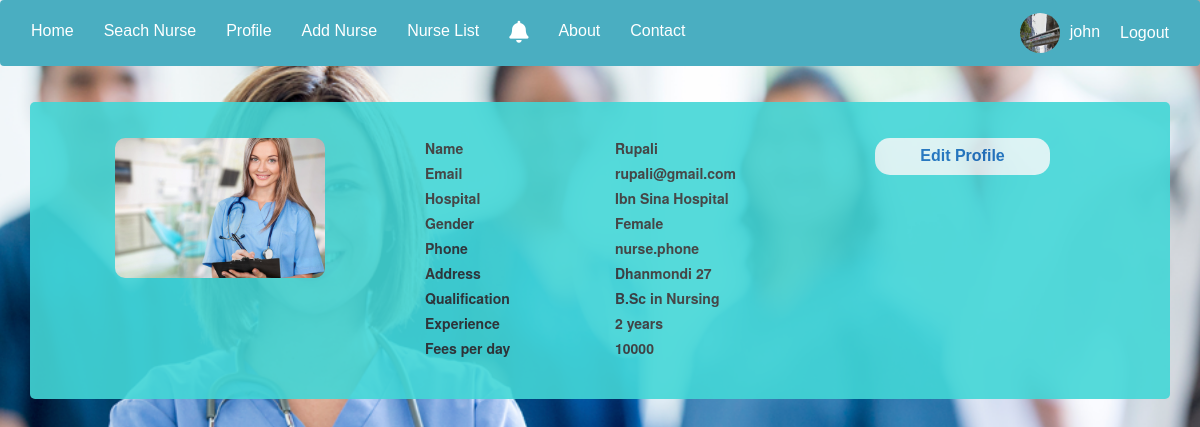
Screenshot of /view_nurse/12/ (signed in) with the database file from the repository.
### account/models.py (models this page shows, shortened)
class Hospital(models.Model):
    user = models.OneToOneField(
        User, blank=True, null=True, on_delete=models.CASCADE)
    name = models.CharField(max_length=200, null=True)
    email = models.CharField(max_length=200, null=True)
    address = models.CharField(max_length=200, null=True)
    phone = models.CharField(max_length=30, null=True)
    register_no = models.CharField(max_length=30, null=True)
    profile_pic = models.ImageField(
        default="default_pic.jpg", null=True, blank=True)
    def __str__(self):
        return self.name

class Nurse(models.Model):
    xp = (
        ('1 year', '1 year'),
        ('2 years', '2 years'),
        ('3+ years', '3+ years')
    )
    work_days = (
        ('Sunday, Monday, Tuesday', 'Sunday, Monday, Tuesday'),
        ('Monday, Tuesday, Wednesday', 'Monday, Tuesday, Wednesday'),
        ('Tuesday, Wednesday, Thrusday', 'Tuesday, Wednesday, Thrusday'),
        ('Friday, Saturday, Sunday', 'Friday, Saturday, Sunday')
    )
    Gender = (
        ('Male', 'Male'),
        ('Female', 'Female')
    )
    Qualification = (
        ('B.Sc in Nursing', 'B.Sc in Nursing'),
        ('Diploma in Nursing', 'Diploma in Nursing')
    )
    hospital = models.ForeignKey(
        Hospital, null=True, on_delete=models.CASCADE)
    name = models.CharField(max_length=200, null=True)
    email = models.CharField(max_length=200, null=True)
    address = models.CharField(max_length=200, null=True)
    phone = models.CharField(max_length=30, null=True)
    gender = models.CharField(max_length=30, null=True, choices=Gender)
    fee_per_day = models.IntegerField(null=True)
    experience = models.CharField(max_length=30, null=True, choices=xp)
    working_days = models.CharField(
        max_length=30, null=True, choices=work_days)
    qualification = models.CharField(
        max_length=30, null=True, choices=Qualification)
    profile_pic = models.ImageField(
        default="default_pic.jpg", null=True, blank=True)

### account/decorators.py (the view)
        def wrapper_func(request, *args, **kwargs):
            group = None
            if request.user.groups.exists():
                group = request.user.groups.all()[0].name
            if group in allowed_roles:
                return view_func(request, *args, **kwargs)
            else:
                return HttpResponse('You are not authorized in the page')

### account/views.py (called while the page is built)
@login_required(login_url='login')
@allowed_users(allowed_roles=['hospital'])
def view_nurse(request, pk):
    nurse = Nurse.objects.get(id=pk)
    context = {'nurse': nurse}
    template = 'users/view_nurse.html'
    return render(request, template, context)

### account/templates/users/view_nurse.html (shortened to what this page needs)
{% extends 'users/main.html' %}
{% block content %}
<div class="container emp-profile">
    <div class="row">
        <div class="col-md-4">
            <div class="profile-img">
                <img src="{{nurse.profile_pic.url}}"alt="" />
            </div>
        </div>
        <div class="col-md-4">
            <div class="profile-head">
                <div class="row">
                    <div class="col-md-6">
                        <label>Name</label>
                    </div>
                    <div class="col-md-6">
                        <label>{{nurse.name}}</label>
                    </div>
                </div>
                <div class="row">
                    <div class="col-md-6">
                        <label>Email</label>
                    </div>
                    <div class="col-md-6">
                        <label>{{nurse.email}}</label>
                    </div>
                </div>
                <div class="row">
                    <div class="col-md-6">
                        <label>Hospital</label>
                    </div>
                    <div class="col-md-6">
                        <label>{{nurse.hospital}}</label>
                    </div>
                </div>
                <div class="row">
                    <div class="col-md-6">
                        <label>Gender</label>
                    </div>
                    <div class="col-md-6">
                        <label>{{nurse.gender}}</label>
                    </div>
                </div>
                <div class="row">
                    <div class="col-md-6">
                        <label>Phone</label>
                    </div>
                    <div class="col-md-6">
                        <label>nurse.phone</label>
                    </div>
                </div>
                <div class="row">
                    <div class="col-md-6">
                        <label>Address</label>
                    </div>
                    <div class="col-md-6">
                        <label>{{nurse.address}}</label>
                    </div>
                </div>
                <div class="row">
                    <div class="col-md-6">
                        <label>Qualification</label>
                    </div>
                    <div class="col-md-6">
                        <label>{{nurse.qualification}}</label>
                    </div>
                </div>
                <div class="row">
                    <div class="col-md-6">
                        <label>Experience</label>
                    </div>
                    <div class="col-md-6">
                        <label>{{nurse.experience}}</label>
                    </div>
                </div>
                <div class="row">
                    <div class="col-md-6">
                        <label>Fees per day</label>
                    </div>
                    <div class="col-md-6">
                        <label>{{nurse.fee_per_day}}</label>
                    </div>
                </div>
            </div>
        </div>
        <div class="col-md-4">
            <a href="{% url 'update_nurse' nurse.id%}"><input type="submit" style="margin-top: 0px"class="profile-edit-btn" name="btnAddMore"
                    value="Edit Profile" /></a>
        </div>
    </div>
</div>
{% endblock %}

### account/templates/users/navber.html (shortened to what this page needs)
{% load static %}
<nav class="navbar navbar-expand-lg navbar-dark back-color">
    <div class="collapse navbar-collapse" id="navbarNav">
        <ul class="navbar-nav">
            <li class="nav-item active">
                <a class="nav-link" href="{% url 'dashboard'%}">Home</a>
            <li class="nav-item active">
            <li class="nav-item active">
                <a class="nav-link" href="{% url 'search_nurse'%}">Seach Nurse</a>
            </li>
            {% if user.groups.all.0.name == "hospital"%}
            <li class="nav-item active">
                <a class="nav-link" href="{% url 'hospital_profile'%}">Profile</a>
            </li>
            <li class="nav-item active">
                <a class="nav-link" href="{% url 'add_nurse' %}">Add Nurse</a>
            </li>
            <li class="nav-item active">
                <a class="nav-link" href="{% url 'nurse_list'%}">Nurse List</a>
            </li>
            <li class="nav-item active">
                <a class="nav-link" href="{% url 'hire_noti'%}"><i class="fas fa-bell" style="font-size: 22px;"></i>
                    </a>
            </li>
            {% endif %}
            <li>
                <a class="nav-link active" href="">About</a>
            </li>
            <li class="nav-item active">
                <a class="nav-link" href="">Contact</a>
            </li>
        </ul>
    </div>
    {% if request.user.is_authenticated %}
    {% if user.groups.all.0.name == "patient"%}
    <span class="hello-msg">
        <a href="{% url 'patient_profile' %}" style="text-decoration: none; margin-right: 0px;">
            <img style="width: 40px;height: 40px;border-radius:50%;" src="{{request.user.patient.profile_pic.url}}">
            {{request.user}}
        </a>
    </span>
    {% else %}
    <span class="hello-msg">
        <a href="{% url 'hospital_profile' %}" style="text-decoration: none; margin-right: 0px;">
            <img style="width: 40px;height: 40px;border-radius:50%; margin-right: 5px;"
                src="{{request.user.hospital.profile_pic.url}}" alt="">
            {{request.user}}
        </a>
    </span>
    {% endif %}
    <span><a class="hello-msg" href="{% url 'logout_user' %}">Logout</a></span>
    {% else %}
    <span><a class="hello-msg" href="{% url 'register_select' %}">SignUp /</a></span>
    <span><a class="hello-msg" href="{% url 'login' %}">/ SignIn</a></span>
    {% endif %}
</nav>

### static/css/main.css (style rules this page uses)
.back-color { background: #4AAEC1; }
.bg { height: 100%; background-position: center; background-repeat: no-repeat; background-size: cover; }
body { background: -webkit-linear-gradient(left, #3931af, #00c6ff); }
.emp-profile { padding: 3%; margin-top: 3%; margin-bottom: 3%; border-radius: 0.5rem; background: #fff; }
.profile-img { text-align: center; }
.profile-img img { width: 60%; height: 50%; border-radius: 10px; }
.profile-edit-btn { border: none; border-radius: 1.5rem; width: 50%; padding: 2%; font-weight: 600; color: #136cbb; cursor: pointer; margin-top: 30px; margin-left: 70px; background-color: #dbf3f3; }

### account/templates/users/main.html (style rules this page uses)
body, html { height: 100%; }

### account/templates/users/navber.html (style rules this page uses)
.hello-msg, a { font-size: 16px; color: #fff; margin-right: 20px; font-family: Arial, Helvetica, sans-serif }

### account/templates/users/view_nurse.html (style rules this page uses)
.container { background-color: rgb(67, 214, 214); opacity: .9; }

### rows the page displays
Nurse: profile_pic (picture), name "Rupali", email "rupali@gmail.com", hospital "Ibn Sina Hospital", gender "Female", address "Dhanmondi 27", qualification "B.Sc in Nursing", experience "2 years", fee_per_day "10000"

### other values shown
{{ request.user }} "john"
